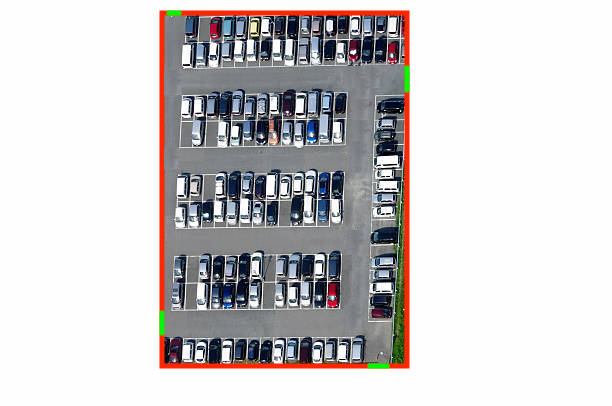
//> input picture Imagenes/Car_Parking.jpg, 612 x 406 px, given in place of image.jpg, which was not available
$ ./gotaimagen   (built with g++ and OpenCV 4)
//> lines starting //> are read from the running program, lines starting //| are printed output that depends on the picture; after the words box and inside, x2 and y2 are one past the last pixel; in counts of white or black regions, pixels touching at a corner belong together; pictures that were not available may be replaced by others from this repository, and a replacement may not be noted
#include <opencv2/imgproc/imgproc.hpp>
#include <opencv2/core/core.hpp>
#include <opencv2/highgui/highgui.hpp>
#include <iostream>
#include <stdlib.h>
#include <stdio.h>
#include <deque>

#include <typeinfo>
using namespace std;
using namespace cv;

Mat gray;
Mat aux;
Mat aux2;

int main(int argc, char *argv[]) {

  gray = imread("image.jpg",CV_LOAD_IMAGE_GRAYSCALE);
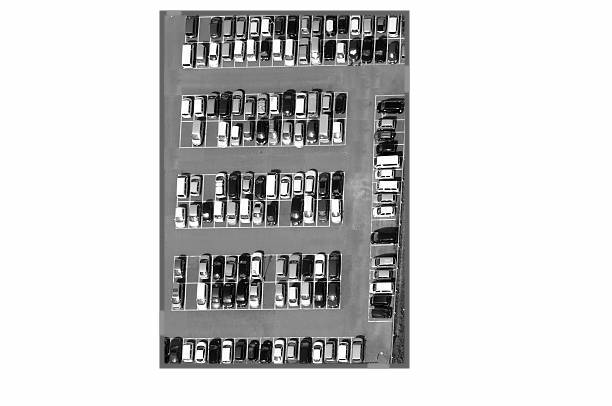
//> gray: 406 rows x 612 cols, CV_8UC1; min 0, max 255, mean 205.5
  threshold(gray, gray, 80, 255, cv::THRESH_BINARY);
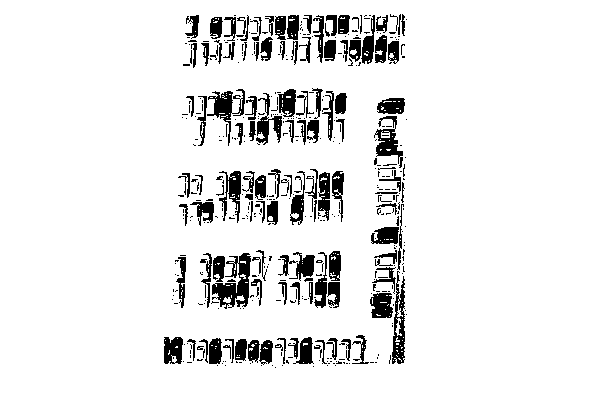
//> gray: 406 rows x 612 cols, CV_8UC1; 91.6% white; 466 black regions (344 under 20 px), largest, box (x1, y1, x2, y2) and area: (212, 253, 251, 309) 1031, (392, 271, 405, 364) 654, (207, 89, 245, 146) 636

  aux = Mat::zeros(gray.rows, gray.cols, CV_32F);

  aux2 = Mat::zeros(gray.rows, gray.cols, CV_8UC3);

  //cout << typeid(gray).name();
  cout << (int)gray.at<uchar>(10,10) <<endl;
//| 255
  cout << aux.at<float>(10,10)<<endl;
//| 0


  int crow;
  int ccol;
  int auxposx;
  int auxposy;
  int grayval;
  int auxval;

  //Fo: List
  deque<int> fox;
  deque<int> foy;

  //q[0,3]:Vector
  int vectorposx[4] = { 1,0,-1,0 };
  int vectorposy[4] = { 0,1,0,-1 };


    bool flag = true;
    int cont;
    int min=0;
    int max;
    int range;
    while(flag == true){

    		//select a pixel
	  	max = gray.rows;
		range = max - min + 1;
		crow = rand() % range + min;

		max = gray.cols;
		range = max - min + 1;
		ccol = rand() % range + min;

    	grayval = (int)gray.at<uchar>( crow , ccol );

        if (grayval==0){
        	flag = false;
        }
    }
//> this loop made 1 pass
//> grayval on pass 1: 0

  // Fo = {P}
  //crow = 218;
  //ccol = 496;
  fox.push_back(crow);
//> fox = 1 item
  foy.push_back(ccol);
//> foy = 1 item


  while (!fox.empty() && !foy.empty()) {

  	//Get Next, siguiente de la lista, Remove
  	crow = fox.front();
    fox.pop_front();
    ccol = foy.front();
    foy.pop_front();

    //For i:=0,3, i++; ciclo de vecinos
    for(int i=0; i<4; i++){

    	auxposx = crow + vectorposx[i];
        auxposy = ccol + vectorposy[i];

        if (auxposx>0 && auxposx<gray.rows && auxposy>0 && auxposy<gray.cols){


        grayval = (int)gray.at<uchar>( auxposx , auxposy );
        //auxval = aux.at<int>(auxposx , ccol);
        auxval = aux.at<float>( auxposx , auxposy );

        if (grayval==0 && auxval==0){

        	//cout << "entro" <<auxposx <<auxposy <<endl;
        	//para cambiar el BGR de la imagen
        	aux2.at<Vec3b>(auxposx, auxposy)[0] = 0;
        	aux2.at<Vec3b>(auxposx, auxposy)[1] = 255;
        	aux2.at<Vec3b>(auxposx, auxposy)[2] = 0;
        	//mascara de un solo bit
        	aux.at<float>( auxposx , auxposy ) = 255;

        	fox.push_back(auxposx);
        	foy.push_back(auxposy);
        }
        else{
        	//cout << "no entro" <<auxposx <<auxposy <<endl;
        	continue;
        }

    	}
    }


  }
//> this loop made 84 passes
//> (crow, ccol, auxposx, auxposy, grayval, auxval) on passes 1 to 12: (182, 278, 182, 277, 255, 0), (183, 278, 183, 277, 255, 0), (182, 279, 182, 278, 0, 255), (181, 278, 181, 277, 255, 0), (184, 278, 184, 277, 0, 0), (183, 279, 183, 278, 0, 255), (182, 278, 182, 277, 255, 0), (181, 279, 181, 278, 0, 255), (180, 278, 180, 277, 0, 0), (185, 278, 185, 277, 0, 0), (184, 277, 184, 276, 255, 0), (180, 279, 180, 278, 0, 255)
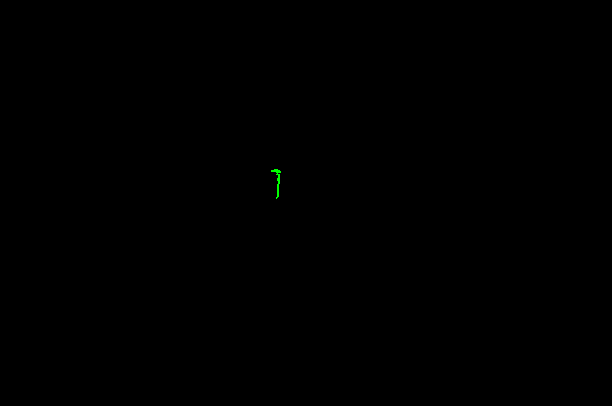
//> aux2: 406 rows x 612 cols, CV_8UC3; mean B, G, R 0, 0.1, 0
//> aux: 406 rows x 612 cols, CV_32FC1; 0.03% white in thin lines or dots, all inside (x1, y1, x2, y2) = (271, 169, 281, 199)
//> after the loop, auxposx = 170; auxposy = 270; grayval = 255; auxval = 0; fox = 0 items; foy = 0 items


  	imshow("origimage", gray);
  	imshow("origaux", aux);
  	imshow("origaux2", aux2);
  	waitKey(0);


}
